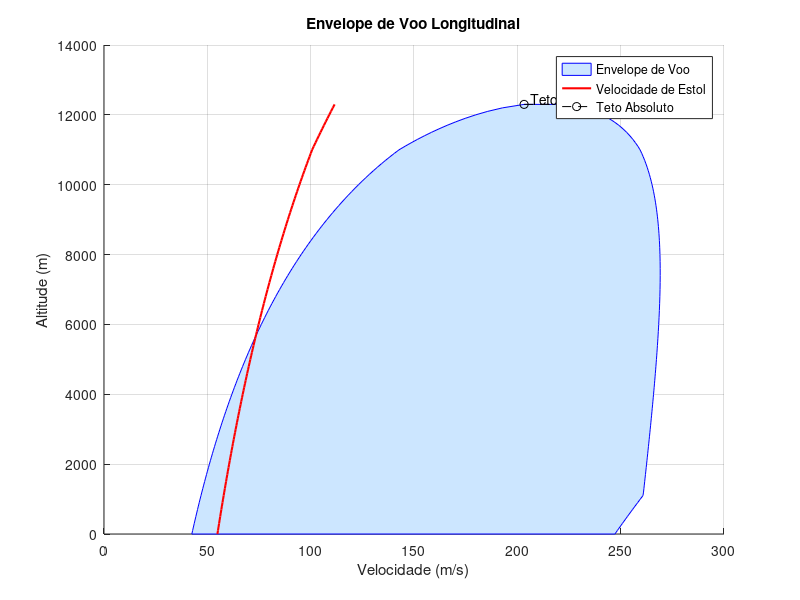

MATLAB code to generate this figure:
%Trabalho Final - Desempenho
%Parte 2 - Envelope de voo em cruzeiro
%Exercício 4: Envelope de Voo
%Slides 1 a 19 - aula Envelopes de Voo: Cruzeiro, Subida e Descida

function Ex4()
    %% Dados Básicos
    m_total = 33100;             % Massa total [kg]
    W_total = m_total * 9.81;    % Peso total [N]

    %% Características Aerodinâmicas p/ Flaps Recolhidos
    S = 88;                      % Área da asa [m²]
    CL_max = 2.0;                % Coef. de sustentação máximo
    CD0 = 0.015;                 % Coef. de arrasto parasita
    k = 0.05;                    % Fator de arrasto induzido

    %% Propulsão
    T0_single = 27800;           % Tração por motor [N]
    n_engines = 2;               % Número de motores
    delta_T = 1.0;               % Fator de manete (100%)
    
    n_rho = 0.8;                 % Parâmetro empírico para a modelagem da diminuição da tração máxima (F_max) com a altitude em modelos simplificados de envelope de voo.
    %depende do motor utilizado: Pistão 0.7/0.8 ou Turboélice simples 0.8/0.9 ou Turbojato	1.0
    
    F_max = T0_single * n_engines * delta_T;  % Tração máxima total ao nível do mar [N]

    %% Parâmetros
    Vmo_SL = 247.22;             % Velocidade máxima operacional 890km/h (nível do mar) [m/s]
    rho0 = 1.225;                % Densidade ao nível do mar [kg/m³]
    precisao_H = 100;            % Incremento de altitude [m]

    %% Geração do envelope
    plot_envelope_voo_cruzeiro(m_total, k, S, CD0, F_max, rho0, n_rho, CL_max, Vmo_SL, precisao_H);
end

function plot_envelope_voo_cruzeiro(m, k, S, Cd0, F_max, rho0, n_rho, CL_max, Vmo_SL, precisao_H)
    g = 9.81;
    
    % Determinar o teto absoluto
    Tmin = 2 * m * g * sqrt(k * Cd0);
    rho_teto = rho0 * (Tmin / F_max)^(1 / n_rho);
    H_teto = fzero(@(H) atmosferaISA(H) - rho_teto, 10000);
    H_vec = 0:precisao_H:ceil(H_teto);

    % Inicialização de vetores
    n = length(H_vec);
    V_min_vec = zeros(1, n);
    V_max_vec = zeros(1, n);
    V_estol_vec = zeros(1, n);

    % Cálculo das velocidades em cada altitude
    for i = 1:n
        H_i = H_vec(i);
        rho = atmosferaISA(H_i);

        % Estol
        V_estol_vec(i) = sqrt(2 * m * g / (rho * S * CL_max));

        % Velocidades mínima e máxima possíveis em cruzeiro permanente
        [Vmin, Vmax] = V_min_max_cruzeiro(m, H_i, S, Cd0, k, F_max, rho0, n_rho);
        Vmo = Vmo_SL * sqrt(rho0 / rho); % Limite por Vmo
        V_min_vec(i) = Vmin;
        V_max_vec(i) = min(Vmax, Vmo);
    end

    % Plot
    figure('Name','Envelope de Voo Longitudinal de Cruzeiro');
    hold on; grid on;
    fill([V_min_vec fliplr(V_max_vec)], [H_vec fliplr(H_vec)], [0.8 0.9 1], 'EdgeColor','b', 'DisplayName', 'Envelope de Voo');
    plot(V_estol_vec, H_vec, 'r-', 'LineWidth', 1.5, 'DisplayName', 'Velocidade de Estol');

    % Teto absoluto
    plot([V_min_vec(end) V_max_vec(end)], [H_vec(end) H_vec(end)], 'ko--', 'DisplayName', 'Teto Absoluto');
    text(V_min_vec(end), H_vec(end), sprintf('  Teto: %.0f m', H_vec(end)), 'VerticalAlignment', 'bottom');

    xlabel('Velocidade (m/s)');
    ylabel('Altitude (m)');
    title(sprintf('Envelope de Voo Longitudinal', m));
    legend('Location', 'best');
    hold off;

    % Impressão dos resultados finais
    fprintf('Teto absoluto de voo: %.2f metros\n', H_vec(end));
    fprintf('Velocidade máxima alcançável: %.2f m/s\n', max(V_max_vec));
end

function [V_min, V_max] = V_min_max_cruzeiro(m, H, S, Cd0, k, F_max, rho0, n_rho)
    rho = atmosferaISA(H);
    g = 9.81;
    a = 0.5 * rho * S * Cd0;
    b = -F_max * (rho / rho0)^n_rho;
    c = 2 * k * (m * g)^2 / (rho * S);
    raizes = roots([a, b, c]);
    raizes_reais = raizes(imag(raizes) == 0 & real(raizes) > 0);
    V_roots = sqrt(real(raizes_reais));
    V_min = min(V_roots);
    V_max = max(V_roots);
end

function [rho, T, p] = atmosferaISA(H) %exercício 1
    % Constantes
    R = 287;                % Constante dos gases [J/kg·K]
    g = 9.80665;            % Gravidade [m/s²]
    rho_SL = 1.225;         % Densidade ao nível do mar [kg/m³]
    T_SL = 15 + 273.15;     % Temperatura ao nível do mar [K] = 15°C
    gradT = -6.5 / 1000;    % Gradiente térmico da troposfera [K/m]

    if H <= 11000  % Troposfera
        T = T_SL + gradT * H;
        rho = rho_SL * (1 + (gradT * H)/T_SL)^(-g/(R * gradT) - 1);
        p = rho * R * T;
    else  % Estratosfera até 20.000 m
        T11 = T_SL + gradT * 11000;
        rho_11 = atmosferaISA(11000); % Chama a função para obter a densidade a 11.000 m
        T = T11;
        rho = rho_11 * exp(-g * (H - 11000)/(R * T11));
        p = rho * R * T;
    end
end
